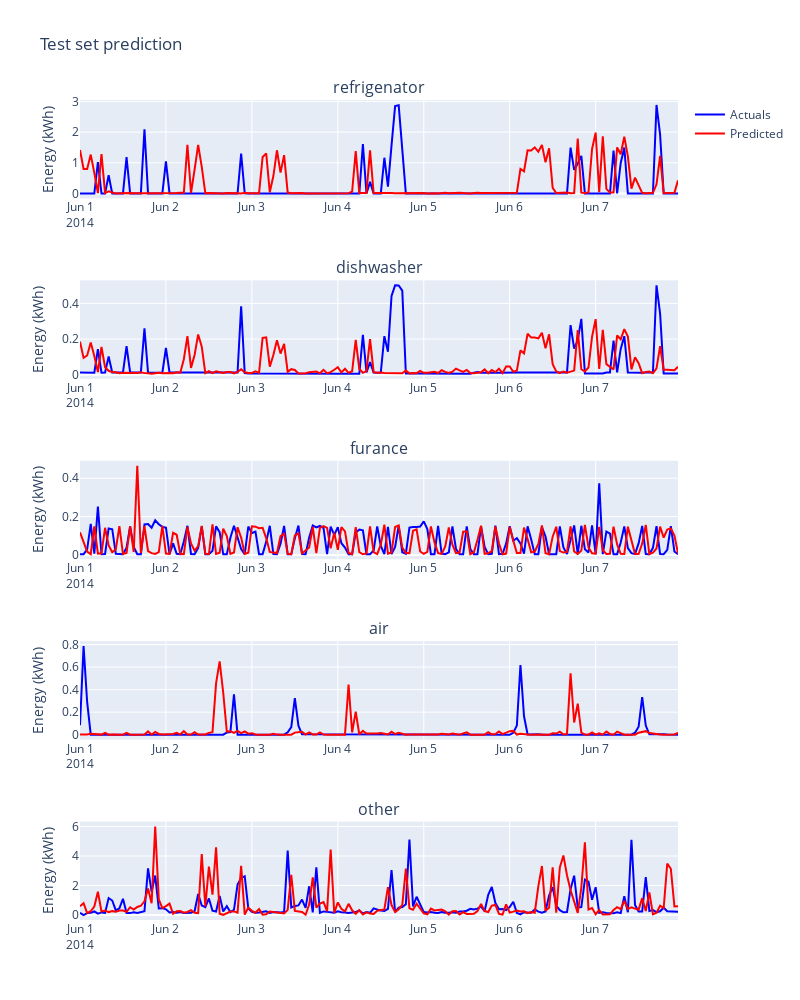

The cell this chart's notebook holds for it:
### Code cell
from plotly.subplots import make_subplots
import plotly.graph_objects as go

house = 6

fig = make_subplots(rows=5, cols=1, subplot_titles=('refrigenator', 'dishwasher', 'furance', 'air', 'other'))
df = result_df

dates = df.load_date

y_use_true = np.asarray(x_test_sum)[0:,house]

y_ref_true = np.asarray(x_test[list(x_test.keys())[0]])[0:,house]
y_ref_pred = np.asarray(list(x_predict)[0])[0:,house]


y_dish_true = np.asarray(x_test[list(x_test.keys())[1]])[0:,house]
y_dish_pred = np.asarray(list(x_predict)[1])[0:,house]

y_fur_true = np.asarray(x_test[list(x_test.keys())[2]])[0:,house]
y_fur_pred = np.asarray(list(x_predict)[2])[0:,house]

y_air_true = np.asarray(x_test[list(x_test.keys())[3]])[0:,house]
y_air_pred = np.asarray(list(x_predict)[3])[0:,house]

y_other_true = np.asarray(x_test[list(x_test.keys())[4]])[0:,house]
y_other_pred = np.asarray(list(x_predict)[4])[0:,house]

ref_true = go.Scatter(name= 'Actuals',
                     x= dates,
                     y= y_ref_true,
                    xaxis='x2', yaxis='y2',
                     mode='lines',
                     marker=dict(size=12,
                                 line=dict(width=1),
                                 color='blue'))
    
ref_pred = go.Scatter(name= 'Predicted',
                     x= dates,
                     y= y_ref_pred,
                    xaxis='x2', yaxis='y2',
                     mode='lines',
                     marker=dict(size=12,
                                 line=dict(width=1),
                                 color="red"))

dish_true = go.Scatter(name= 'Actuals',
                     x= dates,
                     y= y_dish_true,
                    xaxis='x2', yaxis='y2',
                     mode='lines',
                     marker=dict(size=12,
                                 line=dict(width=1),
                                 color='blue'), showlegend=False)

dish_pred = go.Scatter(name= 'Predicted',
                     x= dates,
                     y= y_dish_pred,
                    xaxis='x2', yaxis='y2',
                     mode='lines',
                     marker=dict(size=12,
                                 line=dict(width=1),
                                 color="red"), showlegend=False)

air_true = go.Scatter(name= 'Actuals',
                     x= dates,
                     y= y_air_true,
                    xaxis='x2', yaxis='y2',
                     mode='lines',
                     marker=dict(size=12,
                                 line=dict(width=1),
                                 color='blue'), showlegend=False)

air_pred = go.Scatter(name= 'Predicted',
                     x= dates,
                     y= y_air_pred,
                    xaxis='x2', yaxis='y2',
                     mode='lines',
                     marker=dict(size=12,
                                 line=dict(width=1),
                                 color="red"), showlegend=False)

fur_true = go.Scatter(name= 'Actuals',
                     x= dates,
                     y= y_fur_true,
                    xaxis='x2', yaxis='y2',
                     mode='lines',
                     marker=dict(size=12,
                                 line=dict(width=1),
                                 color='blue'), showlegend=False)

fur_pred = go.Scatter(name= 'Predicted',
                     x= dates,
                     y= y_fur_pred,
                    xaxis='x2', yaxis='y2',
                     mode='lines',
                     marker=dict(size=12,
                                 line=dict(width=1),
                                 color="red"), showlegend=False)

other_true = go.Scatter(name= 'Actuals',
                     x= dates,
                     y= y_other_true,
                    xaxis='x2', yaxis='y2',
                     mode='lines',
                     marker=dict(size=12,
                                 line=dict(width=1),
                                 color='blue'), showlegend=False)

other_pred = go.Scatter(name= 'Predicted',
                     x= dates,
                     y= y_other_pred,
                    xaxis='x2', yaxis='y2',
                     mode='lines',
                     marker=dict(size=12,
                                 line=dict(width=1),
                                 color="red"), showlegend=False)



# Add traces
fig.append_trace(ref_true, row=1, col=1)
fig.append_trace(ref_pred, row=1, col=1)
fig.append_trace(dish_true, row=2, col=1)
fig.append_trace(dish_pred, row=2, col=1)
fig.append_trace(air_true, row=3, col=1)
fig.append_trace(air_pred, row=3, col=1)
fig.append_trace(fur_true, row=4, col=1)
fig.append_trace(fur_pred, row=4, col=1)
fig.append_trace(other_true, row=5, col=1)
fig.append_trace(other_pred, row=5, col=1)

# Update xaixis properties

# Update yaixis properties
fig.update_yaxes(title_text="Energy (kWh)", row=1, col=1)
fig.update_yaxes(title_text="Energy (kWh)", row=2, col=1)
fig.update_yaxes(title_text="Energy (kWh)", row=3, col=1)
fig.update_yaxes(title_text="Energy (kWh)", row=4, col=1)
fig.update_yaxes(title_text="Energy (kWh)", row=5, col=1)


layout=go.Layout(title='A week of daily consumption for a household', xaxis={'title':'Hour'}, yaxis={'title':'kW'})




fig.update_layout(showlegend=True, height=1000, width=800, title_text="Test set prediction")
fig.show()

### Figure 1 — Plotly figure (JSON) as saved in the notebook; plotly's stock layout.template omitted (floating-point values rounded to 4 significant figures; data arrays with more than 128 entries replaced by an {"elided": "..."} marker saying what was removed)
{"data": [{"marker": {"color": "blue", "line": {"width": 1}, "size": 12}, "mode": "lines", "name": "Actuals", "type": "scatter", "x": {"elided": "168 str values"}, "xaxis": "x", "y": {"elided": "168 float values"}, "yaxis": "y"}, {"marker": {"color": "red", "line": {"width": 1}, "size": 12}, "mode": "lines", "name": "Predicted", "type": "scatter", "x": {"elided": "168 str values"}, "xaxis": "x", "y": {"elided": "168 float values"}, "yaxis": "y"}, {"marker": {"color": "blue", "line": {"width": 1}, "size": 12}, "mode": "lines", "name": "Actuals", "showlegend": false, "type": "scatter", "x": {"elided": "168 str values"}, "xaxis": "x2", "y": {"elided": "168 float values"}, "yaxis": "y2"}, {"marker": {"color": "red", "line": {"width": 1}, "size": 12}, "mode": "lines", "name": "Predicted", "showlegend": false, "type": "scatter", "x": {"elided": "168 str values"}, "xaxis": "x2", "y": {"elided": "168 float values"}, "yaxis": "y2"}, {"marker": {"color": "blue", "line": {"width": 1}, "size": 12}, "mode": "lines", "name": "Actuals", "showlegend": false, "type": "scatter", "x": {"elided": "168 str values"}, "xaxis": "x3", "y": {"elided": "168 float values"}, "yaxis": "y3"}, {"marker": {"color": "red", "line": {"width": 1}, "size": 12}, "mode": "lines", "name": "Predicted", "showlegend": false, "type": "scatter", "x": {"elided": "168 str values"}, "xaxis": "x3", "y": {"elided": "168 float values"}, "yaxis": "y3"}, {"marker": {"color": "blue", "line": {"width": 1}, "size": 12}, "mode": "lines", "name": "Actuals", "showlegend": false, "type": "scatter", "x": {"elided": "168 str values"}, "xaxis": "x4", "y": {"elided": "168 float values"}, "yaxis": "y4"}, {"marker": {"color": "red", "line": {"width": 1}, "size": 12}, "mode": "lines", "name": "Predicted", "showlegend": false, "type": "scatter", "x": {"elided": "168 str values"}, "xaxis": "x4", "y": {"elided": "168 float values"}, "yaxis": "y4"}, {"marker": {"color": "blue", "line": {"width": 1}, "size": 12}, "mode": "lines", "name": "Actuals", "showlegend": false, "type": "scatter", "x": {"elided": "168 str values"}, "xaxis": "x5", "y": {"elided": "168 float values"}, "yaxis": "y5"}, {"marker": {"color": "red", "line": {"width": 1}, "size": 12}, "mode": "lines", "name": "Predicted", "showlegend": false, "type": "scatter", "x": {"elided": "168 str values"}, "xaxis": "x5", "y": {"elided": "168 float values"}, "yaxis": "y5"}], "layout": {"annotations": [{"font": {"size": 16}, "showarrow": false, "text": "refrigenator", "x": 0.5, "xanchor": "center", "xref": "paper", "y": 1, "yanchor": "bottom", "yref": "paper"}, {"font": {"size": 16}, "showarrow": false, "text": "dishwasher", "x": 0.5, "xanchor": "center", "xref": "paper", "y": 0.78, "yanchor": "bottom", "yref": "paper"}, {"font": {"size": 16}, "showarrow": false, "text": "furance", "x": 0.5, "xanchor": "center", "xref": "paper", "y": 0.56, "yanchor": "bottom", "yref": "paper"}, {"font": {"size": 16}, "showarrow": false, "text": "air", "x": 0.5, "xanchor": "center", "xref": "paper", "y": 0.34, "yanchor": "bottom", "yref": "paper"}, {"font": {"size": 16}, "showarrow": false, "text": "other", "x": 0.5, "xanchor": "center", "xref": "paper", "y": 0.12, "yanchor": "bottom", "yref": "paper"}], "height": 1000, "showlegend": true, "title": {"text": "Test set prediction"}, "width": 800, "xaxis": {"anchor": "y", "domain": [0, 1]}, "xaxis2": {"anchor": "y2", "domain": [0, 1]}, "xaxis3": {"anchor": "y3", "domain": [0, 1]}, "xaxis4": {"anchor": "y4", "domain": [0, 1]}, "xaxis5": {"anchor": "y5", "domain": [0, 1]}, "yaxis": {"anchor": "x", "domain": [0.88, 1], "title": {"text": "Energy (kWh)"}}, "yaxis2": {"anchor": "x2", "domain": [0.66, 0.78], "title": {"text": "Energy (kWh)"}}, "yaxis3": {"anchor": "x3", "domain": [0.44, 0.56], "title": {"text": "Energy (kWh)"}}, "yaxis4": {"anchor": "x4", "domain": [0.22, 0.34], "title": {"text": "Energy (kWh)"}}, "yaxis5": {"anchor": "x5", "domain": [0, 0.12], "title": {"text": "Energy (kWh)"}}}}
